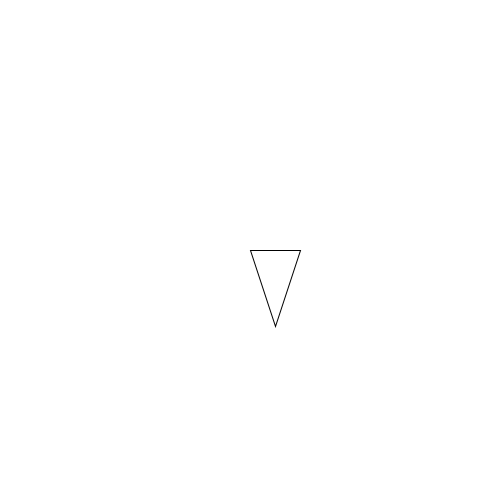
Frame 1 (no input)
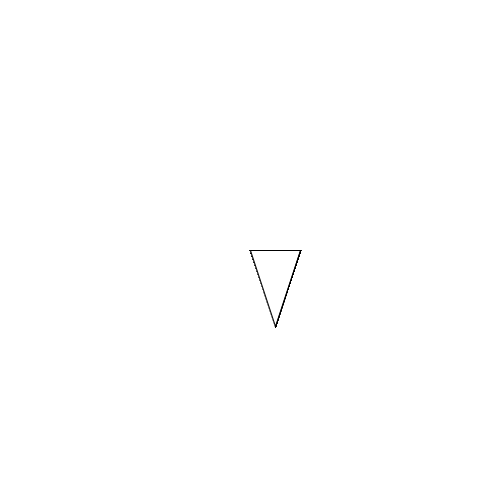
Frame 60 (the mouse pressed at the canvas centre just before this capture)
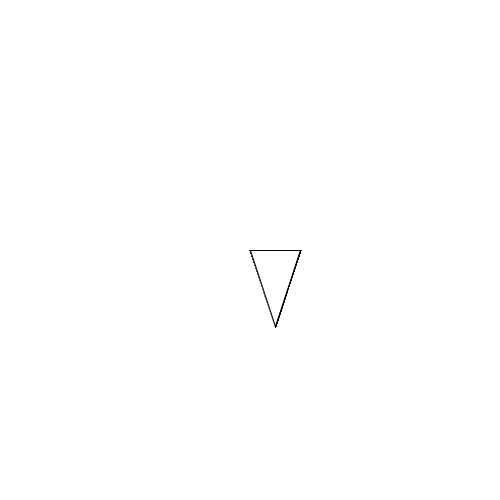
Frame 120 (the mouse held since frame 60 and released just before this capture)

The Processing sketch that drew these frames (run headless with seeded random() and noise(); from frame 60 on, the mouse is pressed at the canvas centre):

// Processing sketch: goldenSection
// ── goldenSection.pde

float side = 50;
float x,y;
int angleIndex =0;

float phi = (sqrt(5) + 1)/2;

void setup(){
 size(500,500);
 background(255);
 x = width/2;
 y = height/2;
}

void draw(){
  
  triangle(x,y,x+side*cos(0 + angleIndex*2*PI/5),y+side*sin(0 + angleIndex*(2*PI/5)),x +side*phi*cos((angleIndex+1)*2*PI/5),y + side*phi*sin((angleIndex+1)*2*PI/5));
  
}

void keyPressed(){
 if(key == 'r'){
  angleIndex +=1; 
 }
 if(key == 'l'){
  angleIndex -=1; 
 }
}
